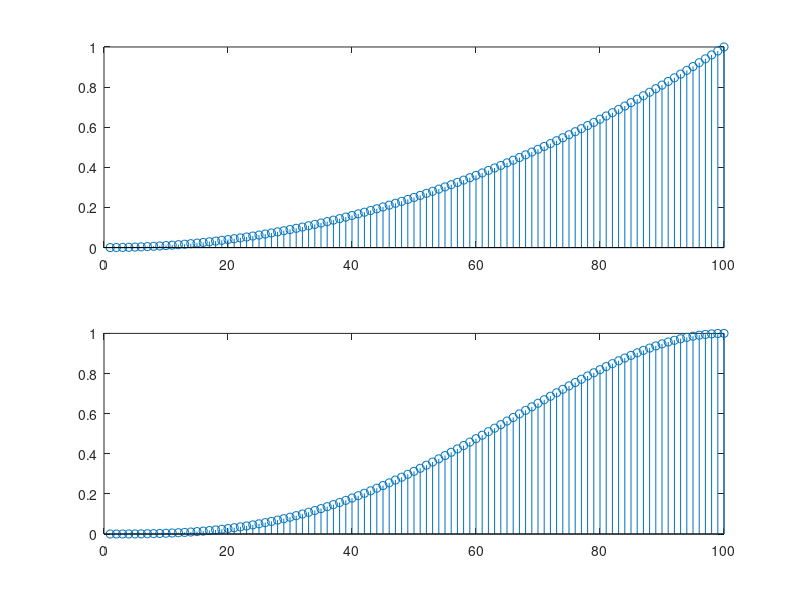

This chart was generated by the following MATLAB code: (Note: this script raises an error after producing the figure.)
%% ex 05, guião 3

%%probabilidade p de falha do motor
%%independentes

p2= ones(1,100); %%array de 1x100
p4 = ones(1,100);

for k= 1:100
 p=k/100;
 r = ((4*p^3*(1-p) + p^4))/(p^2); %% razão entre p4 e p2
 p2(1,k)=p^2;
 p4(1,k)= (4*p^3*(1-p) + p^4);
 printf("Probabilidade de queda = %d => razão = %d \n", p,r);
endfor

figure(1)
subplot(2,1,1)
stem(p2)
subplot(2,1,2)
stem(p4)

figure(2)
plot(a2Motores,'bo')
title('P dos 2 aviões cairem');
hold on
plot(a4Motores,'ro') %%circulos vermelhos